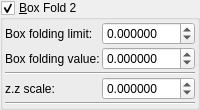
    <widget class="MyGroupBox" name="groupCheck_transf_function_enabled_false">
     <property name="title">
      <string>&amp;Box Fold 2</string>
     </property>
     <property name="checkable">
      <bool>true</bool>
     </property>
     <layout class="QVBoxLayout" name="verticalLayout_10" stretch="0,0">
      <property name="spacing">
       <number>2</number>
      </property>
      <property name="leftMargin">
       <number>2</number>
      </property>
      <property name="topMargin">
       <number>2</number>
      </property>
      <property name="rightMargin">
       <number>2</number>
      </property>
      <property name="bottomMargin">
       <number>2</number>
      </property>
      <item>
       <layout class="QGridLayout" name="gridLayout_12" columnstretch="0,1">
        <property name="spacing">
         <number>2</number>
        </property>
        <item row="0" column="0">
         <widget class="QLabel" name="label_54">
          <property name="text">
           <string>Box folding limit:</string>
          </property>
         </widget>
        </item>
        <item row="3" column="1">
         <widget class="MyDoubleSpinBox" name="spinbox_transf_scale_1">
          <property name="sizePolicy">
           <sizepolicy hsizetype="Minimum" vsizetype="Maximum">
            <horstretch>0</horstretch>
            <verstretch>0</verstretch>
           </sizepolicy>
          </property>
          <property name="prefix">
           <string/>
          </property>
          <property name="suffix">
           <string/>
          </property>
          <property name="decimals">
           <number>6</number>
          </property>
          <property name="minimum">
           <double>-99.998999999999995</double>
          </property>
          <property name="maximum">
           <double>99.998999999999995</double>
          </property>
          <property name="singleStep">
           <double>0.100000000000000</double>
          </property>
         </widget>
        </item>
        <item row="1" column="0">
         <widget class="QLabel" name="label_55">
          <property name="text">
           <string>Box folding value:</string>
          </property>
         </widget>
        </item>
        <item row="2" column="0" colspan="2">
         <widget class="Line" name="line_22">
          <property name="orientation">
           <enum>Qt::Horizontal</enum>
          </property>
         </widget>
        </item>
        <item row="1" column="1">
         <widget class="MyDoubleSpinBox" name="spinbox_mandelbox_folding_value">
          <property name="sizePolicy">
           <sizepolicy hsizetype="Minimum" vsizetype="Maximum">
            <horstretch>0</horstretch>
            <verstretch>0</verstretch>
           </sizepolicy>
          </property>
          <property name="prefix">
           <string/>
          </property>
          <property name="suffix">
           <string/>
          </property>
          <property name="decimals">
           <number>6</number>
          </property>
          <property name="minimum">
           <double>-99.998999999999995</double>
          </property>
          <property name="maximum">
           <double>99.998999999999995</double>
          </property>
          <property name="singleStep">
           <double>0.100000000000000</double>
          </property>
         </widget>
        </item>
        <item row="0" column="1">
         <widget class="MyDoubleSpinBox" name="spinbox_mandelbox_folding_limit">
          <property name="sizePolicy">
           <sizepolicy hsizetype="Minimum" vsizetype="Maximum">
            <horstretch>0</horstretch>
            <verstretch>0</verstretch>
           </sizepolicy>
          </property>
          <property name="prefix">
           <string/>
          </property>
          <property name="suffix">
           <string/>
          </property>
          <property name="decimals">
           <number>6</number>
          </property>
          <property name="minimum">
           <double>-99.998999999999995</double>
          </property>
          <property name="maximum">
           <double>99.998999999999995</double>
          </property>
          <property name="singleStep">
           <double>0.100000000000000</double>
          </property>
         </widget>
        </item>
        <item row="3" column="0">
         <widget class="QLabel" name="label_56">
          <property name="text">
           <string>z.z scale:</string>
          </property>
         </widget>
        </item>
       </layout>
      </item>
      <item>
       <widget class="Line" name="line_23">
        <property name="orientation">
         <enum>Qt::Horizontal</enum>
        </property>
       </widget>
      </item>
     </layout>
    </widget>
